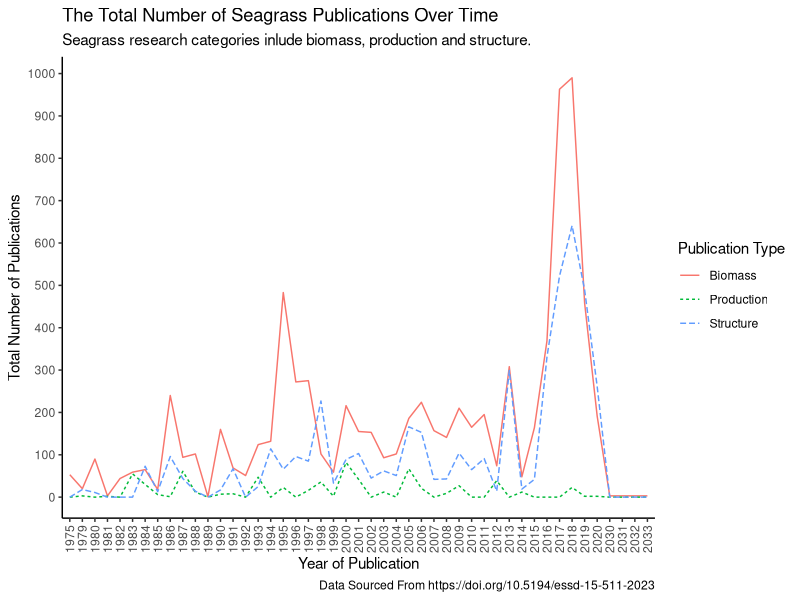
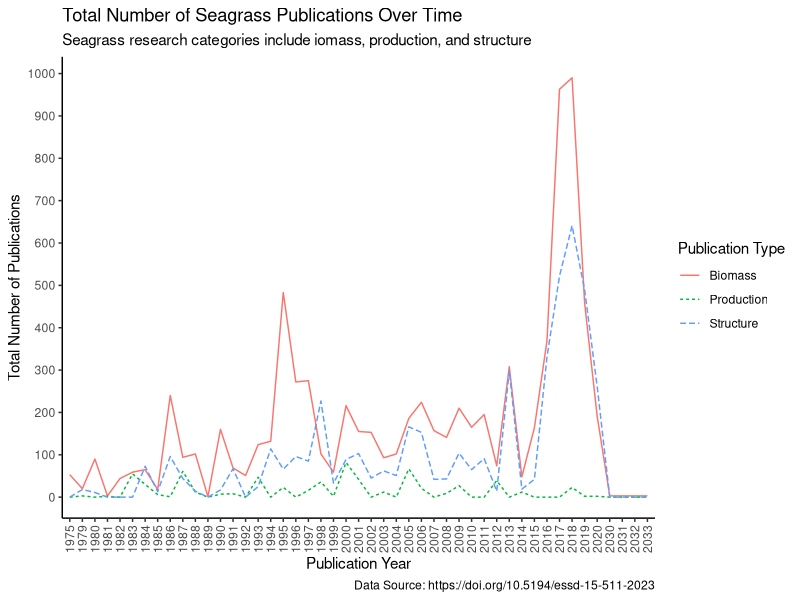

Generate these figures, in order, with R:
## ---- chunk 1
knitr::opts_chunk$set(echo = TRUE)
## ---- chunk 2
library(tidyverse)
## ---- chunk 3
seagrass<-read.csv("../data/SeagrassPubs.csv")
## ---- chunk 4
head(seagrass)
summary(seagrass)
glimpse(seagrass)
## ---- chunk 5
# Extract author and year from reference column and create new data frame with these two variables separated.
seagrass1 <- seagrass %>% 
  mutate(Author = str_extract(string = Reference, pattern = "(?<=,\\s).+"),
         PubYear = str_extract(string = Reference, pattern = "[0-9]+")) %>% 
  select(Author:PubYear)
# Combine the Column for publication year to the original data frame using cbind function.
Pubyear = seagrass1$PubYear
seagrass2 <- cbind(seagrass, Pubyear)
## ---- chunk 6
biomass<-seagrass2 %>% # Create new data frame and select which data frame to pull data from.
  group_by(Pubyear) %>% # Group publications by year.
  select(Pubyear, Seagr.biom.above.dm..g.m..2.) %>% # Select which 2 variables we are interested in using to tally.
   drop_na(Seagr.biom.above.dm..g.m..2.) %>% # Remove na values to only count the years with publications.
    tally()
colnames(biomass) <- c("Pubyear", "tally1")

biomass1<-seagrass2 %>% # Create new data frame and select which data frame to pull data from.
  group_by(Pubyear) %>%  # Group publications by year.
  select(Pubyear, Seagr.biom.below.dm..g.m..2.) %>% # Select which 2 variables we are interested in using to tally.
  drop_na(Seagr.biom.below.dm..g.m..2.) %>% # Remove na values to only count the years with publications.
    tally()
colnames(biomass1) <- c("Pubyear", "tally2")

biomass2<-seagrass2 %>% # Create new data frame and select which data frame to pull data from.
  group_by(Pubyear) %>%  # Group publications by year.
  select(Pubyear, Seagr.biom.tot.dm..g.m..2.) %>% # Select which 2 variables we are interested in using to tally.
  drop_na(Seagr.biom.tot.dm..g.m..2.) %>% # Remove na values to only count the years with publications.
    tally()
colnames(biomass2) <- c("Pubyear", "tally3")


# Organise data into one dataframe.

TBmass1 <- biomass %>%
  full_join(biomass1) # Combine tally columns for biomass and biomass1 into one dataframe.


TBmass2 <- TBmass1 %>%
  full_join(biomass2)  # Combine tally columns for TBmass1 and biomass2 into one dataframe. That puts all three tally columns into one dataframe.



TBmass2$tally1<-as.numeric(TBmass2$tally1) # Make tally1 numeric.
TBmass2$tally2<-as.numeric(TBmass2$tally2) # Make tally2 numeric.
TBmass2$tally3<-as.numeric(TBmass2$tally3) # Make tally3 numeric.

TBmass2[is.na(TBmass2)] <- 0 # Make all NA values equal 0

TBmass2$TotalBiomass<-rowSums(TBmass2[ , c("tally1", "tally2", "tally3")]) # Create new variable TotalBiomass that calculates the sum for each row for each publication year.

## ---- chunk 7
Structure1<-seagrass2 %>% # Create new data frame and select which data frame to pull data from.
  group_by(Pubyear) %>% # Group publications by year.
  select(Pubyear, Seagr.cov....) %>% # Select which 2 variables we are interested in using to tally.
   drop_na(Seagr.cov....) %>% # Remove na values to only count the years with publications.
    tally()
colnames(Structure1) <- c("Pubyear", "tally1")

Structure2<-seagrass2 %>% # Create new data frame and select which data frame to pull data from.
  group_by(Pubyear) %>%  # Group publications by year.
  select(Pubyear, Seagr.shoot.dens....m..2.) %>% # Select which 2 variables we are interested in using to tally.
  drop_na(Seagr.shoot.dens....m..2.) %>% # Remove na values to only count the years with publications.
    tally()
colnames(Structure2) <- c("Pubyear", "tally2")

Structure3<-seagrass2 %>% # Create new data frame and select which data frame to pull data from.
  group_by(Pubyear) %>%  # Group publications by year.
  select(Pubyear, Seagr.leaf.dens....m..2.) %>% # Select which 2 variables we are interested in using to tally.
  drop_na(Seagr.leaf.dens....m..2.) %>% # Remove na values to only count the years with publications.
    tally()
colnames(Structure3) <- c("Pubyear", "tally3")



# Organise data into one dataframe.

TStructure1 <- Structure1 %>%
  full_join(Structure2) # Combine tally columns for Structure1 and Structure2 into one dataframe.


TStructure2 <- TStructure1 %>%
  full_join(Structure3)  # Combine tally columns for TStructure1 and Structure3 into one dataframe. That puts all three tally columns into one dataframe.



TStructure2$tally1<-as.numeric(TStructure2$tally1) # Make tally1 numeric.
TStructure2$tally2<-as.numeric(TStructure2$tally2) # Make tally2 numeric.
TStructure2$tally3<-as.numeric(TStructure2$tally3) # Make tally3 numeric.

TStructure2[is.na(TStructure2)] <- 0 # Make all NA values equal 0

TStructure2$TotalStructure<-rowSums(TStructure2[ , c("tally1", "tally2", "tally3")]) # Create new variable TotalBiomass that calculates the sum for each row for each publication year.

## ---- chunk 8
Production1<-seagrass2 %>% #Create new data frame and select which data frame to pull data from.
  group_by(Pubyear) %>% # Group publications by year.
  select(Pubyear, Seagr.prod.above.dm..g.m..2.day.) %>% # Select which 2 variables we are interested in using to tally.
   drop_na(Seagr.prod.above.dm..g.m..2.day.) %>% # Remove na values to only count the years with publications.
    tally()
colnames(Production1) <- c("Pubyear", "tally1")

Production2<-seagrass2 %>% #Create new data frame and select which data frame to pull data from.
  group_by(Pubyear) %>%  # Group publications by year.
  select(Pubyear, Seagr.prod.below.dm..g.m..2.day.) %>% # Select which 2 variables we are interested in using to tally.
  drop_na(Seagr.prod.below.dm..g.m..2.day.) %>% # Remove na values to only count the years with publications.
    tally()
colnames(Production2) <- c("Pubyear", "tally2")

Production3<-seagrass2 %>% #Create new data frame and select which data frame to pull data from.
  group_by(Pubyear) %>%  # Group publications by year.
  select(Pubyear, Seagr.prod.total.dm..g.m..2.day.) %>% # Select which 2 variables we are interested in using to tally.
  drop_na(Seagr.prod.total.dm..g.m..2.day.) %>% # Remove na values to only count the years with publications.
    tally()
colnames(Production3) <- c("Pubyear", "tally3")




# Organise data into one dataframe.

TProduction1 <- Production1 %>%
  full_join(Production2) # Combine tally columns for Structure1 and Structure2 into one dataframe.


TProduction2 <- TProduction1 %>%
  full_join(Production3)  # Combine tally columns for TStructure1 and Structure3 into one dataframe. That puts all three tally columns into one dataframe.



TProduction2$tally1<-as.numeric(TProduction2$tally1) # Make tally1 numeric.
TProduction2$tally2<-as.numeric(TProduction2$tally2) # Make tally2 numeric.
TProduction2$tally3<-as.numeric(TProduction2$tally3) # Make tally3 numeric.

TProduction2[is.na(TProduction2)] <- 0 # Make all NA values equal 0

TProduction2$TotalProduction<-rowSums(TProduction2[ , c("tally1", "tally2", "tally3")]) # Create new variable TotalBiomass that calculates the sum for each row for each publication year.


## ---- chunk 9

df_new <- 
  left_join(TBmass2, TStructure2, by = 'Pubyear') %>% 
  mutate(Pubyear = replace_na(Pubyear, 0))

df_new2 <- 
  left_join(df_new, TProduction2, by = 'Pubyear') %>% 
  mutate(Pubyear = replace_na(Pubyear, 0))

summary(df_new2)


# Remove unwanted variables.
df_new2 <- subset(df_new2, select = -(tally1))
df_new2 <- subset(df_new2, select = -(tally2))
df_new2 <- subset(df_new2, select = -(tally3))
df_new2 <- subset(df_new2, select = -(tally1.x))
df_new2 <- subset(df_new2, select = -(tally1.y))
df_new2 <- subset(df_new2, select = -(tally2.x))
df_new2 <- subset(df_new2, select = -(tally2.y))
df_new2 <- subset(df_new2, select = -(tally3.x))
df_new2 <- subset(df_new2, select = -(tally3.y))

TotalData <- df_new2
TotalData[is.na(TotalData)] <- 0 # Make all NA values equal 0

summary(TotalData)
view(TotalData)
## ---- chunk 10
FinalData <- TotalData |> 
  pivot_longer(
    cols = TotalBiomass:TotalProduction,
    names_to = "PublicationType",
    values_to = "value"
  )
## ---- chunk 11
ggplot(FinalData, aes(x = Pubyear, y = value, group = PublicationType, linetype = PublicationType, colour = PublicationType)) + 
  geom_line() +
  theme_classic() +
  labs(
    title = "The Total Number of Seagrass Publications Over Time", # Label title.
    subtitle = "Seagrass research categories inlude biomass, production and structure.", # Create a subtitle.
    x = "Year of Publication", y = "Total Number of Publications", # Create axes labels.
     linetype = "Publication Type", color = "Publication Type",  # Adjust legend title. 
    caption = "Data Sourced From https://doi.org/10.5194/essd-15-511-2023" # Create caption title.
  ) + 
  scale_colour_discrete(labels = c("Biomass", "Production", "Structure")) +
  scale_linetype_discrete(labels = c("Biomass", "Production", "Structure")) +
  scale_y_continuous(breaks = seq(0, 1000, by = 100)) +
  theme(axis.text.x = element_text(angle = 90, vjust = 0.5, hjust=1))

# ggsave("Seagrass_plot.pdf") # Save plot as a pdf.


## ---- chunk 12
TotalData %>%
  pivot_longer(cols = -Pubyear) %>%
  ggplot(aes(x = Pubyear, y = value, group = name, linetype = name, color = name)) + 
  geom_line() + 
  theme_classic() +
  labs(
    title = "Total Number of Seagrass Publications Over Time",
    subtitle = "Seagrass research categories include iomass, production, and structure",
    caption = "Data Source: https://doi.org/10.5194/essd-15-511-2023",
    x = "Publication Year", y = "Total Number of Publications",
    linetype = "Publication Type", color = "Publication Type"
  ) +
  scale_color_discrete(labels = c("Biomass", "Production", "Structure")) +
  scale_linetype_discrete(labels = c("Biomass", "Production", "Structure")) +
   scale_y_continuous(breaks = seq(0, 1000, by = 100)) +
  theme(axis.text.x = element_text(angle = 90, vjust = 0.5, hjust=1))

# ggsave("Seagrass_plot.pdf")
